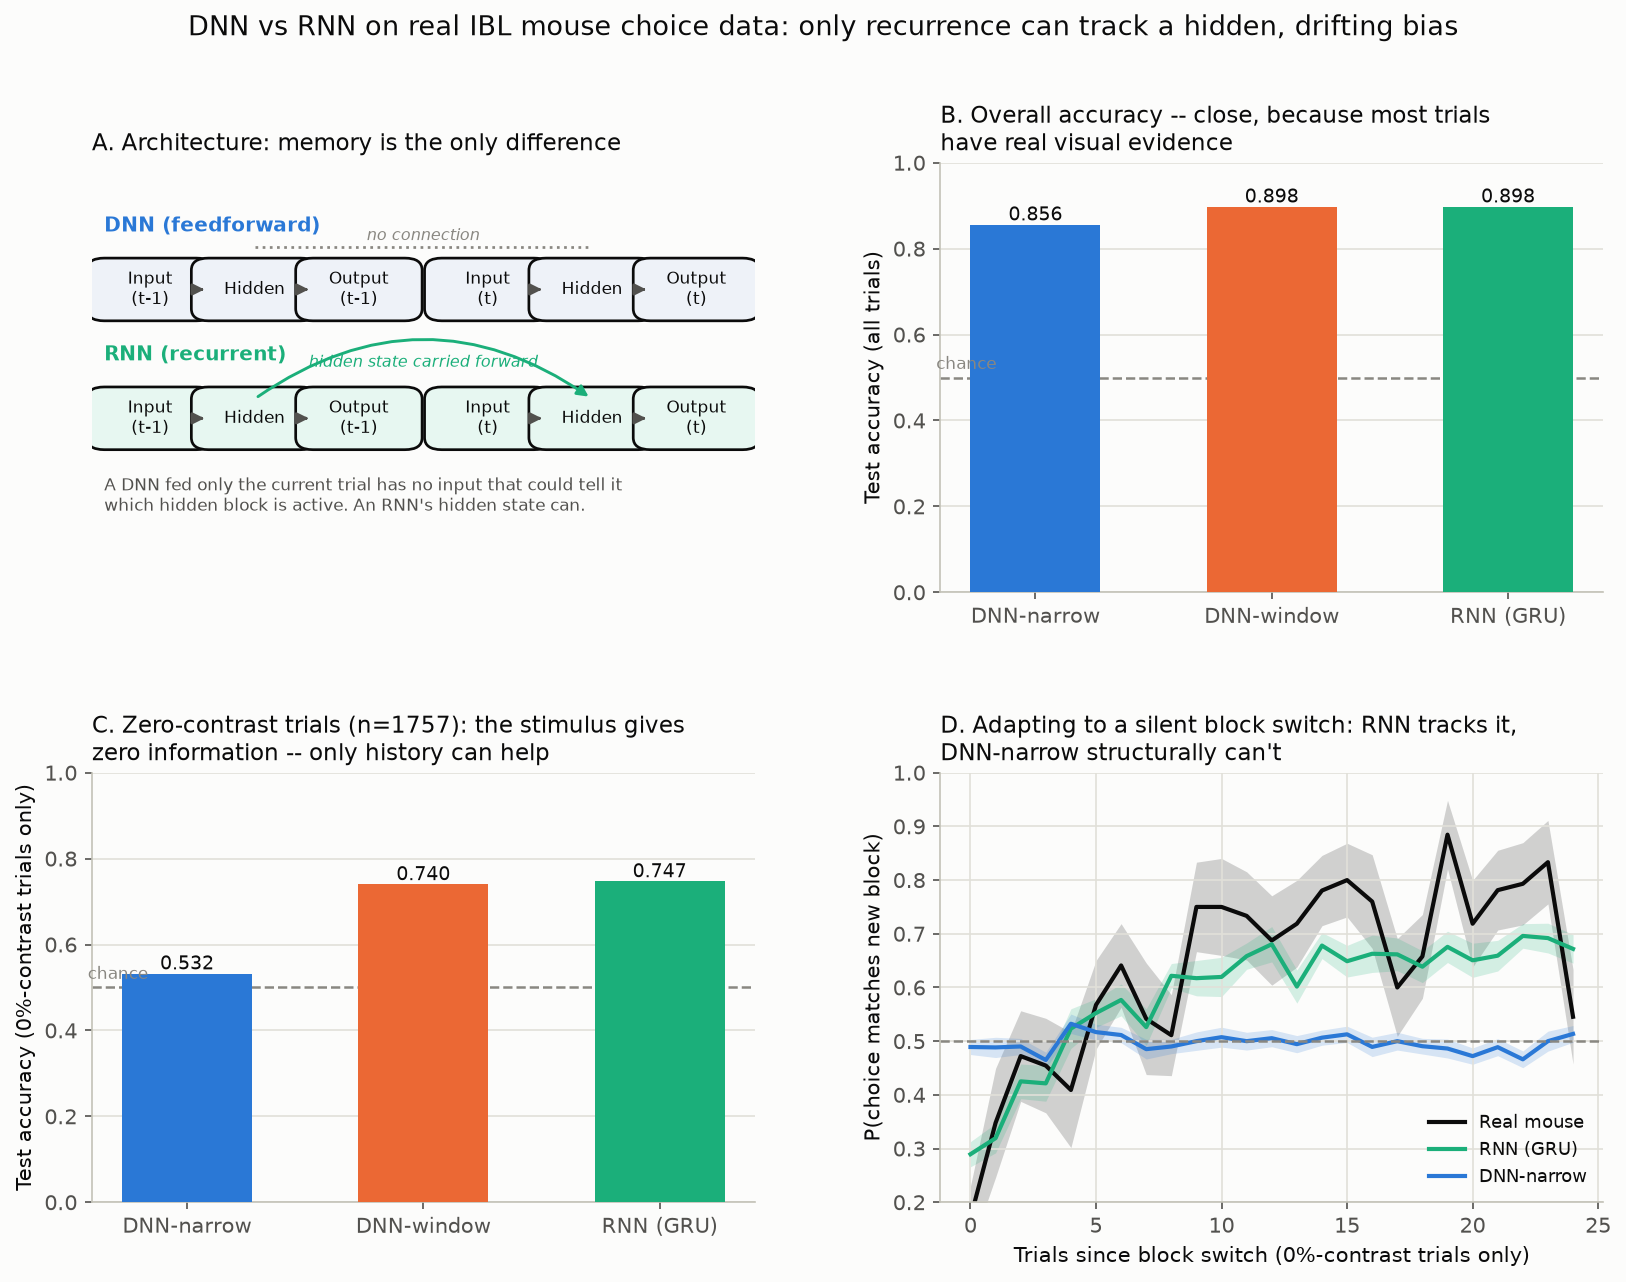

The script that saved this image:
"""
DNN vs RNN on real mouse decision-making data (IBL)
=====================================================

WHAT THIS SCRIPT IS FOR
------------------------
Stage 2 of a two-stage pipeline (stage 1 is `fetch_ibl_data.py`, which caches
`data/ibl_trials.csv` from the public International Brain Laboratory
database). This script builds THREE small classifiers that all try to
predict a mouse's left/right choice on each trial, and compares them:

    1. DNN-narrow  : a feedforward MLP that only sees the CURRENT trial.
    2. DNN-window  : the same MLP, but also given a hand-picked, FIXED
                      window of the last K trials' choices/outcomes as
                      extra input features.
    3. RNN (GRU)   : a recurrent network that processes each session as a
                      sequence, carrying a hidden state from trial to
                      trial -- no window size to choose, no upper limit on
                      how far back it can (in principle) remember.

THE TASK, AND WHY IT'S A GOOD DNN vs RNN TEST CASE
----------------------------------------------------
On each trial, a mouse sees a visual grating on the LEFT or RIGHT at some
contrast (0 = invisible, 1 = maximum) and turns a wheel to report which
side it saw. The twist: `probabilityLeft`, the prior chance the stimulus
appears on the left, is silently held at 0.2 or 0.8 for blocks of ~50-100
trials, then flips -- with NO cue to the mouse. Well-trained mice learn to
track the current block from the recent history of stimuli/choices/reward,
and lean their choices that way -- especially on 0%-contrast trials, where
the image itself carries zero information and history is *all* the mouse
has to go on.

That's the crux of this demo: a feedforward network fed only the current
trial's stimulus is mathematically INCAPABLE of using block history --
there is no input for it to use. It will settle on one fixed prediction for
every 0%-contrast trial, no matter the block. An RNN, by contrast, can
carry the recent trial history in its hidden state and adjust its
prediction as the (hidden) block changes -- the same kind of computation
the mouse's brain has to be doing. We'll see this literally: on 0%-contrast
trials, the DNN-narrow's predicted probability is a flat line; the RNN's
isn't.

`DNN-window` sits in between: hand-engineering K lag features lets a plain
MLP fake having "memory" -- showing that DNN vs RNN is a difference of
*mechanism* and *convenience*, not of raw capability. But you have to
guess K correctly, and it's a fixed drop-off, not a smooth adaptive memory.

Run this file with (needs torch + pandas + matplotlib; no network needed,
no ibllib/one-api needed -- everything comes from the cached CSV):
    conda run -n code4fun python rnn_vs_dnn_ibl.py
It prints a running commentary and saves `rnn_vs_dnn_ibl.png`.
"""

import argparse
from pathlib import Path

import numpy as np
import pandas as pd
import torch
import torch.nn as nn
import matplotlib
import matplotlib.pyplot as plt
import matplotlib.patches as mpatches
HERE = Path(__file__).parent
DATA_PATH = HERE / "data" / "ibl_trials.csv"
FIG_PATH = HERE / "rnn_vs_dnn_ibl.png"

LAG_K = 5              # window size for the "DNN-window" hand-engineered-memory model
TRAIN_FRACTION = 0.8   # chronological: earliest sessions train, latest sessions test
SWITCH_WINDOW = 25     # trials-since-block-switch to track in the adaptation plot

# =============================================================================
# 1. LOAD DATA + FEATURE ENGINEERING
# =============================================================================

def add_features(df: pd.DataFrame, lag_k: int = LAG_K) -> pd.DataFrame:
    """Trial-level feature engineering.

    `fetch_ibl_data.py` already dropped no-go trials and kept only the columns
    we need (plus three timing columns the models ignore). Here we turn the two mutually-exclusive contrast columns into one
    signed value, turn choice/feedback into 0/1 targets, and build "previous
    trial" features *within* each session (a session boundary is NOT a trial
    boundary -- trial 1 of a new session must not see trial 900 of
    yesterday's session as "the previous trial").
    """
    df = df.copy()
    # Positive = stimulus was on the RIGHT (at that contrast); negative = LEFT.
    # Exactly one of contrastLeft/contrastRight is non-NaN per trial.
    df["signed_contrast"] = df["contrastRight"].fillna(0) - df["contrastLeft"].fillna(0)
    df["choice_left"] = (df["choice"] == 1).astype(np.float32)   # 1 = chose left, 0 = chose right
    df["correct"] = (df["feedbackType"] == 1).astype(np.float32)

    g = df.groupby("session_id", sort=False)
    df["prev_choice_left"] = g["choice_left"].shift(1).fillna(0.0)
    df["prev_correct"] = g["correct"].shift(1).fillna(0.0)
    for lag in range(1, lag_k + 1):
        df[f"choice_left_lag{lag}"] = g["choice_left"].shift(lag).fillna(0.0)
        df[f"correct_lag{lag}"] = g["correct"].shift(lag).fillna(0.0)
    return df


# =============================================================================
# 2. CHRONOLOGICAL TRAIN / TEST SPLIT, BY SESSION
# =============================================================================

def split_by_session(df: pd.DataFrame, train_fraction: float = TRAIN_FRACTION):
    """Earliest sessions -> train, latest sessions -> test.

    Splitting BY SESSION (not by shuffled trial) matters twice over here: it
    stops trials 30 seconds apart in the same session leaking between train
    and test, and going chronological means "train on the past, test on
    unseen future sessions" -- the only fair way to ask "did the model learn
    something real about this mouse's strategy."
    """
    session_order = (
        df.drop_duplicates("session_id").sort_values("session_idx")["session_id"].tolist()
    )
    n_train_sessions = int(round(train_fraction * len(session_order)))
    train_sessions = set(session_order[:n_train_sessions])

    train_df = df[df["session_id"].isin(train_sessions)].reset_index(drop=True)
    test_df = df[~df["session_id"].isin(train_sessions)].reset_index(drop=True)
    return train_df, test_df

# =============================================================================
# 3. MODELS
# =============================================================================

class ChoiceMLP(nn.Module):
    """Plain feedforward net: one prediction per trial, no memory of any
    other trial except whatever's explicitly concatenated into its input."""

    def __init__(self, n_features):
        super().__init__()
        self.net = nn.Sequential(
            nn.Linear(n_features, 32), nn.ReLU(),
            nn.Linear(32, 16), nn.ReLU(),
            nn.Linear(16, 1),
        )

    def forward(self, x):
        return self.net(x).squeeze(-1)  # (batch,) logits


class ChoiceGRU(nn.Module):
    """Recurrent net: consumes a whole session as a sequence. The hidden
    state `h` is the network's only channel for carrying information from
    trial t-1 (and, transitively, everything before it) into trial t."""

    def __init__(self, n_features, hidden_size=16):
        super().__init__()
        self.gru = nn.GRU(n_features, hidden_size, batch_first=True)
        self.head = nn.Linear(hidden_size, 1)

    def forward(self, x):
        # x: (1, seq_len, n_features) -- one session per forward call.
        h, _ = self.gru(x)
        return self.head(h).squeeze(-1).squeeze(0)  # (seq_len,) logits


def train_mlp(train_df, test_df, feature_cols, label, epochs=40, batch_size=512, lr=1e-2):
    X_train = torch.tensor(train_df[feature_cols].values, dtype=torch.float32)
    y_train = torch.tensor(train_df["choice_left"].values, dtype=torch.float32)
    X_test = torch.tensor(test_df[feature_cols].values, dtype=torch.float32)
    y_test = torch.tensor(test_df["choice_left"].values, dtype=torch.float32)

    model = ChoiceMLP(len(feature_cols))
    opt = torch.optim.Adam(model.parameters(), lr=lr)
    loss_fn = nn.BCEWithLogitsLoss()

    n = len(X_train)
    for epoch in range(epochs):
        perm = torch.randperm(n)
        epoch_loss = 0.0
        for start in range(0, n, batch_size):
            idx = perm[start:start + batch_size]
            opt.zero_grad()
            logits = model(X_train[idx])
            loss = loss_fn(logits, y_train[idx])
            loss.backward()
            opt.step()
            epoch_loss += loss.item() * len(idx)
        if (epoch + 1) % 10 == 0 or epoch == 0:
            print(f"    [{label}] epoch {epoch + 1:>2}/{epochs}  "
                  f"train BCE {epoch_loss / n:.4f}")

    with torch.no_grad():
        test_logits = model(X_test)
        test_prob = torch.sigmoid(test_logits)
        test_loss = loss_fn(test_logits, y_test).item()
        test_acc = ((test_prob > 0.5).float() == y_test).float().mean().item()

    return model, test_prob.numpy(), test_loss, test_acc


def sessions_as_sequences(frame, feature_cols):
    """Group a trial-level dataframe into one (features, target) tensor pair
    per session, sorted by trial order within the session."""
    seqs = []
    for sid, sub in frame.groupby("session_id", sort=False):
        sub = sub.sort_values("trial_in_session")
        X = torch.tensor(sub[feature_cols].values, dtype=torch.float32).unsqueeze(0)
        y = torch.tensor(sub["choice_left"].values, dtype=torch.float32)
        seqs.append((sid, sub.index.to_numpy(), X, y))
    return seqs


def train_rnn(train_df, test_df, feature_cols, epochs=15, lr=1e-2):
    train_seqs = sessions_as_sequences(train_df, feature_cols)
    test_seqs = sessions_as_sequences(test_df, feature_cols)

    model = ChoiceGRU(len(feature_cols))
    opt = torch.optim.Adam(model.parameters(), lr=lr)
    loss_fn = nn.BCEWithLogitsLoss()

    order = list(range(len(train_seqs)))
    for epoch in range(epochs):
        np.random.shuffle(order)
        epoch_loss, n_trials = 0.0, 0
        for i in order:
            _, _, X, y = train_seqs[i]
            opt.zero_grad()
            logits = model(X)
            loss = loss_fn(logits, y)
            loss.backward()
            opt.step()
            epoch_loss += loss.item() * len(y)
            n_trials += len(y)
        if (epoch + 1) % 5 == 0 or epoch == 0:
            print(f"    [RNN] epoch {epoch + 1:>2}/{epochs}  "
                  f"train BCE {epoch_loss / n_trials:.4f}")

    # Predict on every test trial, writing predictions back into a
    # (row_index -> prob) array aligned with test_df.
    all_probs = np.zeros(len(test_df), dtype=np.float32)
    total_loss, total_correct, total_n = 0.0, 0, 0
    with torch.no_grad():
        for _, row_idx, X, y in test_seqs:
            logits = model(X)
            probs = torch.sigmoid(logits)
            all_probs[row_idx] = probs.numpy()
            total_loss += loss_fn(logits, y).item() * len(y)
            total_correct += ((probs > 0.5).float() == y).sum().item()
            total_n += len(y)

    return model, all_probs, total_loss / total_n, total_correct / total_n


# =============================================================================
# 6. BLOCK-SWITCH ADAPTATION CURVES (test sessions only)
# =============================================================================

def block_switch_records(test_df: pd.DataFrame, window_size: int = SWITCH_WINDOW) -> pd.DataFrame:
    """For every block switch into a biased block (probabilityLeft -> 0.2 or
    0.8), collect the 0%-contrast trials in the next `window_size` trials of
    that session. "Chose left" is recoded into "chose the side the NEW block
    favors" so switches in both directions can be averaged on one axis. If
    the RNN (and the mouse) are tracking the block, this rises over
    trials-since-switch; DNN-narrow has no mechanism to do so and must stay
    flat.

    Needs `pred_dnn_narrow` and `pred_rnn` columns on `test_df`.
    """
    records = []  # (trials_since_switch, matches_new_bias) per curve
    for sid, sub in test_df.groupby("session_id", sort=False):
        sub = sub.sort_values("trial_in_session").reset_index(drop=True)
        switch_idx = sub.index[
            (sub["probabilityLeft"] != sub["probabilityLeft"].shift(1))
            & (sub["probabilityLeft"].isin([0.2, 0.8]))
            & (sub.index > 0)
        ]
        for t0 in switch_idx:
            new_bias_favors_left = sub.loc[t0, "probabilityLeft"] == 0.8
            window = sub.iloc[t0:t0 + window_size]
            window = window[window["signed_contrast"] == 0]
            for _, row in window.iterrows():
                since = int(row["trial_in_session"] - sub.loc[t0, "trial_in_session"])
                if new_bias_favors_left:
                    matches_actual = row["choice_left"]
                    matches_narrow = row["pred_dnn_narrow"]
                    matches_rnn = row["pred_rnn"]
                else:
                    matches_actual = 1 - row["choice_left"]
                    matches_narrow = 1 - row["pred_dnn_narrow"]
                    matches_rnn = 1 - row["pred_rnn"]
                records.append((since, matches_actual, matches_narrow, matches_rnn))

    return pd.DataFrame(
        records, columns=["since", "actual", "dnn_narrow", "rnn"]
    )


# =============================================================================
# MAIN: run the whole comparison and draw the figure
# =============================================================================

def main(argv=None) -> None:
    parser = argparse.ArgumentParser(description="DNN vs RNN on IBL mouse choice data")
    parser.add_argument("--data", type=Path, default=DATA_PATH, help="trials CSV from fetch_ibl_data.py")
    parser.add_argument("--fig", type=Path, default=FIG_PATH, help="where to save the figure")
    args = parser.parse_args(argv)
    matplotlib.use("Agg")

    torch.manual_seed(0)
    np.random.seed(0)

    df = add_features(pd.read_csv(args.data))
    print("=" * 78)
    print(f"Loaded {len(df)} trials from {df['session_id'].nunique()} sessions "
          f"({args.data.name}).")
    zero_contrast_frac = (df["signed_contrast"] == 0).mean()
    print(f"Signed contrast built (+ = stim right, - = stim left, 0 = invisible). "
          f"{zero_contrast_frac:.1%} of trials are 0%-contrast -- pure guesswork "
          f"from the stimulus alone, the trials where history matters most.")

    train_df, test_df = split_by_session(df)
    print(f"Train: {train_df['session_id'].nunique()} sessions / {len(train_df)} trials "
          f"(earliest). Test: {test_df['session_id'].nunique()} sessions / {len(test_df)} "
          f"trials (latest, unseen sessions).")
    # =============================================================================
    # 4. TRAIN ALL THREE MODELS
    # =============================================================================
    print("\n--- Training DNN-narrow (input: signed_contrast only) ---")
    _, prob_narrow, loss_narrow, acc_narrow = train_mlp(train_df, test_df, ["signed_contrast"], "DNN-narrow")

    window_cols = (
        ["signed_contrast", "prev_choice_left", "prev_correct"]
        + [f"choice_left_lag{k}" for k in range(2, LAG_K + 1)]
        + [f"correct_lag{k}" for k in range(2, LAG_K + 1)]
    )
    print(f"\n--- Training DNN-window (input: signed_contrast + last {LAG_K} "
          f"trials' choice/outcome, hand-picked window) ---")
    _, prob_window, loss_window, acc_window = train_mlp(train_df, test_df, window_cols, "DNN-window")

    rnn_cols = ["signed_contrast", "prev_choice_left", "prev_correct"]
    print("\n--- Training RNN / GRU (input per step: signed_contrast, "
          "prev_choice, prev_correct -- fed sequentially, memory is learned) ---")
    _, prob_rnn, loss_rnn, acc_rnn = train_rnn(train_df, test_df, rnn_cols)

    test_df["pred_dnn_narrow"] = prob_narrow
    test_df["pred_dnn_window"] = prob_window
    test_df["pred_rnn"] = prob_rnn

    print("\n--- Overall test-set results (unseen sessions) ---")
    print(f"{'Model':<14}{'Test BCE':>10}{'Test Acc':>10}")
    print(f"{'DNN-narrow':<14}{loss_narrow:>10.4f}{acc_narrow:>10.3f}")
    print(f"{'DNN-window':<14}{loss_window:>10.4f}{acc_window:>10.3f}")
    print(f"{'RNN (GRU)':<14}{loss_rnn:>10.4f}{acc_rnn:>10.3f}")
    print(f"Overall accuracy is dominated by the {1 - zero_contrast_frac:.0%} of trials "
          "with real visual evidence, where even DNN-narrow does fine -- the "
          "interesting gap shows up on 0%-contrast trials below.")

    # =============================================================================
    # 5. THE KEY COMPARISON: 0%-CONTRAST TRIALS (no sensory evidence at all)
    # =============================================================================
    zero_c = test_df[test_df["signed_contrast"] == 0].copy()


    def acc(pred_col):
        return ((zero_c[pred_col] > 0.5).astype(float) == zero_c["choice_left"]).mean()


    acc_zero_narrow = acc("pred_dnn_narrow")
    acc_zero_window = acc("pred_dnn_window")
    acc_zero_rnn = acc("pred_rnn")

    print(f"\n--- 0%-contrast test trials only (n={len(zero_c)}) ---")
    print(f"DNN-narrow accuracy: {acc_zero_narrow:.3f}   "
          f"(predicted P(choose left) has only "
          f"{zero_c['pred_dnn_narrow'].nunique()} unique value(s) -- "
          f"it structurally CANNOT vary by trial)")
    print(f"DNN-window accuracy: {acc_zero_window:.3f}")
    print(f"RNN accuracy:        {acc_zero_rnn:.3f}")


    # =========================================================================
    # 6. Block-switch adaptation curves
    # =========================================================================
    switch_df = block_switch_records(test_df)
    curve = switch_df.groupby("since").agg(["mean", "sem", "count"])
    print(f"\n--- Block-switch adaptation (test sessions, 0%-contrast trials "
          f"only, n={len(switch_df)} trial-observations across "
          f"{switch_df['since'].nunique()} post-switch positions) ---")
    print("If a curve rises toward 1.0 as 'trials since switch' grows, that "
          "model is tracking the hidden block. A flat line means it isn't (and,"
          " for DNN-narrow, mathematically can't).")


    # =============================================================================
    # 7. FIGURE
    # =============================================================================
    # Palette (validated categorical order -- see the project's dataviz skill):
    # color follows the MODEL identity and stays consistent across every panel.
    COL_NARROW = "#2a78d6"   # blue   -- DNN-narrow
    COL_WINDOW = "#eb6834"   # orange -- DNN-window
    COL_RNN = "#1baf7a"      # aqua   -- RNN (GRU)
    COL_ACTUAL = "#0b0b0b"   # primary ink -- real mouse behavior (not a model)
    COL_MUTED = "#898781"    # muted ink -- chance / reference lines
    COL_GRID = "#e1e0d9"
    SURFACE = "#fcfcfb"

    plt.rcParams.update({
        "figure.facecolor": SURFACE,
        "axes.facecolor": SURFACE,
        "axes.edgecolor": "#c3c2b7",
        "axes.labelcolor": "#0b0b0b",
        "text.color": "#0b0b0b",
        "xtick.color": "#52514e",
        "ytick.color": "#52514e",
        "font.size": 10,
    })

    fig = plt.figure(figsize=(13, 9), facecolor=SURFACE)
    gs = fig.add_gridspec(2, 2, hspace=0.42, wspace=0.28)

    # --- Panel A: architecture schematic ------------------------------------
    ax = fig.add_subplot(gs[0, 0])
    ax.set_xlim(0, 10.8)
    ax.set_ylim(0, 10)
    ax.axis("off")
    ax.set_title("A. Architecture: memory is the only difference", fontsize=11, loc="left")

    box_style = dict(boxstyle="round,pad=0.28", linewidth=1.3)


    def box(x, y, w, h, text, fc, ec="#0b0b0b"):
        ax.add_patch(mpatches.FancyBboxPatch((x, y), w, h, fc=fc, ec=ec, **box_style))
        ax.text(x + w / 2, y + h / 2, text, ha="center", va="center", fontsize=8)


    def arrow(xy_from, xy_to, color="#52514e", style="-", connectionstyle=None):
        ax.add_patch(mpatches.FancyArrowPatch(
            xy_from, xy_to, arrowstyle="-|>", mutation_scale=11,
            linewidth=1.4, color=color, linestyle=style,
            connectionstyle=connectionstyle, shrinkA=2, shrinkB=2,
        ))


    # Shared box layout for both rows: [Input(t-1), Hidden(t-1), Output(t-1)],
    # then a gap, then [Input(t), Hidden(t), Output(t)].
    xs = [0.2, 1.9, 3.6, 5.7, 7.4, 9.1]
    w, h = 1.5, 0.9

    # DNN row (top): two completely independent forward passes -- nothing
    # connects Hidden(t-1) to Hidden(t).
    y_dnn = 6.6
    ax.text(0.2, 8.4, "DNN (feedforward)", fontsize=9.5, fontweight="bold", color=COL_NARROW)
    labels = ["Input\n(t-1)", "Hidden", "Output\n(t-1)", "Input\n(t)", "Hidden", "Output\n(t)"]
    for x, lab in zip(xs, labels):
        box(x, y_dnn, w, h, lab, "#eef2f8")
    for i in (0, 3):
        arrow((xs[i] + w, y_dnn + h / 2), (xs[i + 1], y_dnn + h / 2))
        arrow((xs[i + 1] + w, y_dnn + h / 2), (xs[i + 2], y_dnn + h / 2))
    # The broken link -- the whole point of the diagram.
    ax.plot([xs[1] + w / 2, xs[4] + w / 2], [y_dnn + h + 0.55, y_dnn + h + 0.55],
            color=COL_MUTED, linestyle=":", linewidth=1.3)
    ax.text((xs[1] + xs[4]) / 2 + w / 2, y_dnn + h + 0.7, "no connection",
            ha="center", fontsize=7.5, color=COL_MUTED, style="italic")

    # RNN row (bottom): same layout, but Hidden(t-1) feeds forward into Hidden(t).
    y_rnn = 3.6
    ax.text(0.2, 5.4, "RNN (recurrent)", fontsize=9.5, fontweight="bold", color=COL_RNN)
    for x, lab in zip(xs, labels):
        box(x, y_rnn, w, h, lab, "#e7f7f1")
    for i in (0, 3):
        arrow((xs[i] + w, y_rnn + h / 2), (xs[i + 1], y_rnn + h / 2))
        arrow((xs[i + 1] + w, y_rnn + h / 2), (xs[i + 2], y_rnn + h / 2))
    arrow((xs[1] + w / 2, y_rnn + h), (xs[4] + w / 2, y_rnn + h), color=COL_RNN,
          connectionstyle="arc3,rad=-0.35")
    ax.text((xs[1] + xs[4]) / 2 + w / 2, y_rnn + h + 0.75,
            "hidden state carried forward", ha="center", fontsize=7.5,
            color=COL_RNN, style="italic")

    ax.text(0.2, 1.9,
            "A DNN fed only the current trial has no input that could tell it\n"
            "which hidden block is active. An RNN's hidden state can.",
            fontsize=8, color="#52514e")

    # --- Panel B: overall test accuracy --------------------------------------
    ax = fig.add_subplot(gs[0, 1])
    models = ["DNN-narrow", "DNN-window", "RNN (GRU)"]
    accs = [acc_narrow, acc_window, acc_rnn]
    colors = [COL_NARROW, COL_WINDOW, COL_RNN]
    bars = ax.bar(models, accs, color=colors, width=0.55, zorder=3)
    ax.axhline(0.5, color=COL_MUTED, linestyle="--", linewidth=1.2, zorder=2)
    ax.text(-0.42, 0.52, "chance", fontsize=8, color=COL_MUTED, ha="left")
    for b, a in zip(bars, accs):
        ax.text(b.get_x() + b.get_width() / 2, a + 0.01, f"{a:.3f}",
                ha="center", fontsize=9)
    ax.set_ylim(0, 1.0)
    ax.set_ylabel("Test accuracy (all trials)")
    ax.set_title("B. Overall accuracy -- close, because most trials\nhave real "
                 "visual evidence", fontsize=11, loc="left")
    ax.grid(axis="y", color=COL_GRID, linewidth=0.8, zorder=0)
    ax.spines[["top", "right"]].set_visible(False)

    # --- Panel C: 0%-contrast accuracy (the real test) ------------------------
    ax = fig.add_subplot(gs[1, 0])
    accs0 = [acc_zero_narrow, acc_zero_window, acc_zero_rnn]
    bars = ax.bar(models, accs0, color=colors, width=0.55, zorder=3)
    ax.axhline(0.5, color=COL_MUTED, linestyle="--", linewidth=1.2, zorder=2)
    ax.text(-0.42, 0.52, "chance", fontsize=8, color=COL_MUTED, ha="left")
    for b, a in zip(bars, accs0):
        ax.text(b.get_x() + b.get_width() / 2, a + 0.01, f"{a:.3f}",
                ha="center", fontsize=9)
    ax.set_ylim(0, 1.0)
    ax.set_ylabel("Test accuracy (0%-contrast trials only)")
    ax.set_title(f"C. Zero-contrast trials (n={len(zero_c)}): the stimulus gives\n"
                 "zero information -- only history can help", fontsize=11, loc="left")
    ax.grid(axis="y", color=COL_GRID, linewidth=0.8, zorder=0)
    ax.spines[["top", "right"]].set_visible(False)

    # --- Panel D: block-switch adaptation curves ------------------------------
    ax = fig.add_subplot(gs[1, 1])
    since_vals = curve.index.to_numpy()


    def plot_curve(col, color, label, linestyle="-"):
        mean = curve[(col, "mean")].to_numpy()
        sem = curve[(col, "sem")].fillna(0).to_numpy()
        ax.plot(since_vals, mean, color=color, linewidth=2, label=label, linestyle=linestyle)
        ax.fill_between(since_vals, mean - sem, mean + sem, color=color, alpha=0.18, linewidth=0)


    plot_curve("actual", COL_ACTUAL, "Real mouse")
    plot_curve("rnn", COL_RNN, "RNN (GRU)")
    plot_curve("dnn_narrow", COL_NARROW, "DNN-narrow")
    ax.axhline(0.5, color=COL_MUTED, linestyle="--", linewidth=1.2)
    ax.set_ylim(0.2, 1.0)
    ax.set_xlabel("Trials since block switch (0%-contrast trials only)")
    ax.set_ylabel("P(choice matches new block)")
    ax.set_title("D. Adapting to a silent block switch: RNN tracks it,\n"
                  "DNN-narrow structurally can't", fontsize=11, loc="left")
    ax.legend(frameon=False, fontsize=8.5, loc="lower right")
    ax.grid(color=COL_GRID, linewidth=0.8)
    ax.spines[["top", "right"]].set_visible(False)

    fig.suptitle("DNN vs RNN on real IBL mouse choice data: only recurrence can "
                 "track a hidden, drifting bias", fontsize=13, y=0.99)
    fig.savefig(args.fig, dpi=150, facecolor=SURFACE, bbox_inches="tight")
    print(f"\nSaved figure to {args.fig}")


if __name__ == "__main__":
    main()
